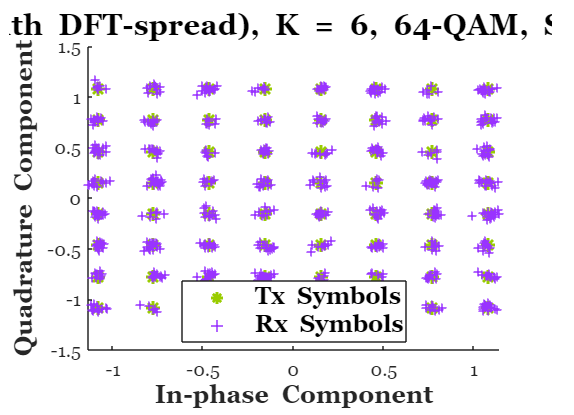
#> input picture imgs/64QAM.png, 574 x 415 px, found by its file name
$ python testmatplotlibcv2.py
#> lines starting #> are read from the running program, lines starting #| are printed output that depends on the picture
import os
import time
#https://matplotlib.org/stable/api/backend_qt_api.html
print(os.environ.get('QT_API'))
#os.environ['QT_API'] = 'pyqt5'
import matplotlib
#matplotlib.use('QtAgg')
matplotlib.use("TkAgg")
import matplotlib.pyplot as plt
plt.plot([1, 2, 3, 4])
plt.ylabel('some numbers')
plt.show()
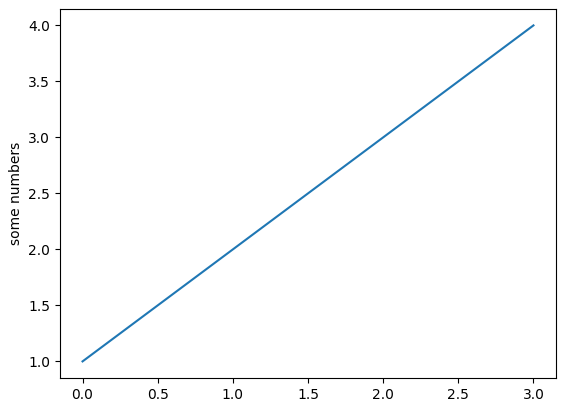
#> figure drawn by matplotlib, 1 panel

import cv2 #pip install opencv-python --upgrade
import numpy as np
from matplotlib import pyplot as plt


image = cv2.imread('imgs/64QAM.png',cv2.IMREAD_GRAYSCALE)
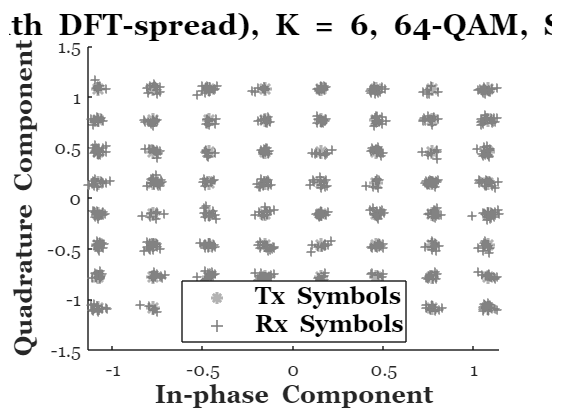
#> image: shape (415, 574); min 0, max 255, mean 238
# cv2.imshow('image',img)
# cv2.waitKey(0)
#cv2.destroyAllWindows()

# Check if the image was successfully read
if image is None:
    print('Failed to read the image')
else:
    # Display the image
    cv2.imshow('Original Image', image)
    #cv2.waitKey(0)  # Wait for a key press to close the window, the terminal may stuck

    # Set a timeout in seconds
    timeout = 5  # Close window after 5 seconds
    start_time = time.time()

    # Keep the window open until a key is pressed or timeout occurs
    while True:
        if cv2.waitKey(1) & 0xFF == ord('q'):  # Press 'q' to close the window
#> (key q is pressed here)
            break
        elif time.time() - start_time > timeout:  # Close window after timeout
            break

    # Save a copy of the image
    cv2.imwrite('imgs/64QAM_copy.png', image)

    # Close all OpenCV windows
    cv2.destroyAllWindows()
